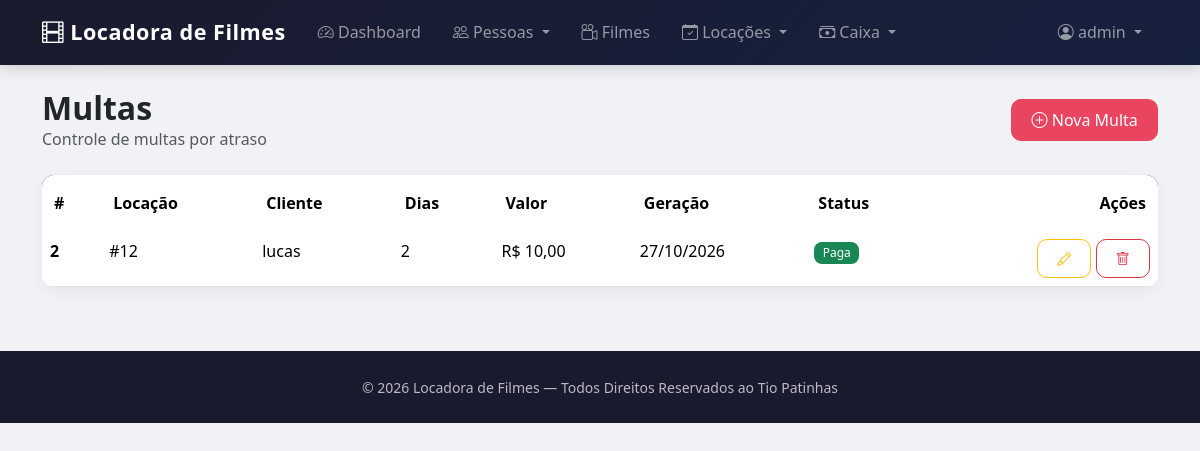
Page /multas/ (signed in) on the earlier database version.
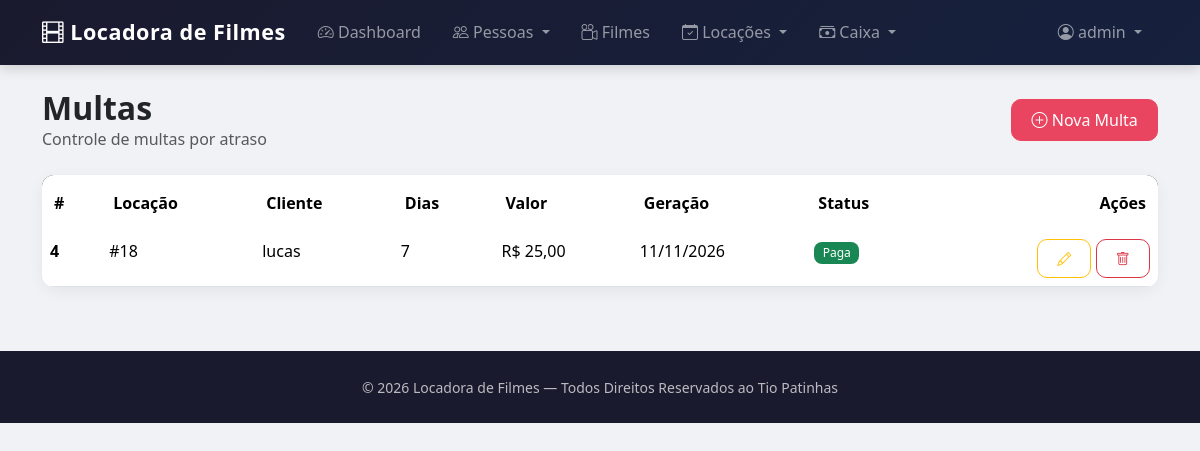
Same page on the later database version.
### locacoes/models.py (models this page shows, shortened)
class Multa(models.Model):
    STATUS_CHOICES = [
        ('P', 'Pendente'),
        ('Q', 'Paga'),
        ('C', 'Cancelada'),
    ]
    locacao = models.ForeignKey(Locacao, on_delete=models.CASCADE, related_name='multas', verbose_name='Locação')
    valor = models.DecimalField(max_digits=10, decimal_places=2, verbose_name='Valor da Multa')
    dias_atraso = models.PositiveIntegerField(verbose_name='Dias de Atraso')
    data_geracao = models.DateField(auto_now_add=True, verbose_name='Data de Geração')
    data_pagamento = models.DateField(null=True, blank=True, verbose_name='Data de Pagamento')
    status = models.CharField(max_length=1, choices=STATUS_CHOICES, default='P', verbose_name='Status')
    class Meta:
        verbose_name = 'Multa'
        verbose_name_plural = 'Multas'
        ordering = ['-data_geracao']

class Locacao(models.Model):
    STATUS_CHOICES = [
        ('A', 'Aberta'),
        ('F', 'Finalizada'),
        ('C', 'Cancelada'),
    ]
    cliente = models.ForeignKey(Cliente, on_delete=models.PROTECT, related_name='locacoes', verbose_name='Cliente')
    funcionario = models.ForeignKey(Funcionario, on_delete=models.PROTECT, related_name='locacoes', verbose_name='Funcionário')
    data_locacao = models.DateField(verbose_name='Data da Locação')
    data_devolucao = models.DateField(verbose_name='Data Prevista de Devolução')
    real_data_devolucao = models.DateField(null=True, blank=True, verbose_name='Data Real de Devolução')
    valor = models.DecimalField(max_digits=10, decimal_places=2, default=0, verbose_name='Valor Total')
    status = models.CharField(max_length=1, choices=STATUS_CHOICES, default='A', verbose_name='Status')
    multa_aplicada = models.DecimalField(max_digits=10, decimal_places=2, default=0, verbose_name='Multa Aplicada')
    registrado_caixa = models.BooleanField(default=False, verbose_name='Registrado no Caixa')
    filmes = models.ManyToManyField(Filme, through='LocacaoFilme', related_name='locacoes')
    class Meta:
        verbose_name = 'Locação'
        verbose_name_plural = 'Locações'
        ordering = ['-data_locacao']

### pessoas/models.py (models this page shows, shortened)
class Pessoa(models.Model):
    nome = models.CharField(max_length=100, verbose_name='Nome')
    cpf = models.CharField(max_length=14, unique=True, verbose_name='CPF')
    telefone = models.CharField(max_length=15, verbose_name='Telefone')
    email = models.EmailField(max_length=100, verbose_name='E-mail')
    endereco = models.CharField(max_length=200, verbose_name='Endereço')
    foto = models.ImageField(upload_to='pessoas/', null=True, blank=True, verbose_name='Foto')
    class Meta:
        abstract = True

class Cliente(Pessoa):
    data_cadastro = models.DateField(auto_now_add=True, verbose_name='Data de Cadastro')
    ativo = models.BooleanField(default=True, verbose_name='Ativo')
    documento = models.BooleanField(default=False, verbose_name='Documento Entregue')
    class Meta:
        verbose_name = 'Cliente'
        verbose_name_plural = 'Clientes'
        ordering = ['nome']

### locacoes/views.py (the view)
# urls.py: path('multas/', MultaListView.as_view(), name='multas'),
class MultaListView(LoginRequiredMixin, PermissionRequiredMixin, ListView):
    permission_required = 'locacoes.view_multa'
    model = Multa
    template_name = 'multas.html'
    context_object_name = 'multas'
    paginate_by = 10

### locacoes/templates/multas.html (shortened to what this page needs)
{% extends 'principal.html' %}
{% load django_bootstrap5 %}
{% block content %}
<div class="container mt-4">
    <div class="d-flex justify-content-between align-items-center mb-4">
        <div>
            <h2 class="fw-bold mb-0">Multas</h2>
            <p class="text-muted mb-0">Controle de multas por atraso</p>
        </div>
        {% if perms.locacoes.add_multa %}
        <a href="{% url 'multa_nova' %}" class="btn btn-accent">
            <i class="bi bi-plus-circle"></i> Nova Multa
        </a>
        {% endif %}
    </div>
    <div class="card">
        <div class="card-body p-0">
            <div class="table-responsive">
                <table class="table table-hover mb-0">
                    <thead>
                        <tr>
                            <th>#</th>
                            <th>Locação</th>
                            <th>Cliente</th>
                            <th>Dias</th>
                            <th>Valor</th>
                            <th>Geração</th>
                            <th>Status</th>
                            <th class="text-end">Ações</th>
                        </tr>
                    </thead>
                    <tbody>
                        {% for multa in multas %}
                        <tr>
                            <td class="fw-semibold">{{ multa.id }}</td>
                            <td>#{{ multa.locacao.id }}</td>
                            <td>{{ multa.locacao.cliente.nome }}</td>
                            <td>{{ multa.dias_atraso }}</td>
                            <td>R$ {{ multa.valor }}</td>
                            <td>{{ multa.data_geracao|date:"d/m/Y" }}</td>
                            <td>
                                {% if multa.status == 'P' %}
                                    <span class="badge bg-warning text-dark">Pendente</span>
                                {% elif multa.status == 'Q' %}
                                    <span class="badge bg-success">Paga</span>
                                {% else %}
                                    <span class="badge bg-secondary">Cancelada</span>
                                {% endif %}
                            </td>
                            <td class="text-end">
                                {% if perms.locacoes.change_multa %}
                                <a href="{% url 'multa_editar' multa.pk %}" class="btn btn-sm btn-outline-warning"><i class="bi bi-pencil"></i></a>
                                {% endif %}
                                {% if perms.locacoes.delete_multa %}
                                <a href="{% url 'multa_excluir' multa.pk %}" class="btn btn-sm btn-outline-danger"><i class="bi bi-trash"></i></a>
                                {% endif %}
                            </td>
                        </tr>
                        {% empty %}
                        <tr>
                            <td colspan="8" class="text-center text-muted py-5">Nenhuma multa registrada.</td>
                        </tr>
                        {% endfor %}
                    </tbody>
                </table>
            </div>
        </div>
    </div>
</div>
{% endblock %}

Differences in the rows shown:
removed Multa: id "2", locacao.id "12", locacao.cliente.nome "lucas", dias_atraso "2", valor "10,00", data_geracao "27/10/2026", status "Paga"
added Multa: id "4", locacao.id "18", locacao.cliente.nome "lucas", dias_atraso "7", valor "25,00", data_geracao "11/11/2026", status "Paga"
